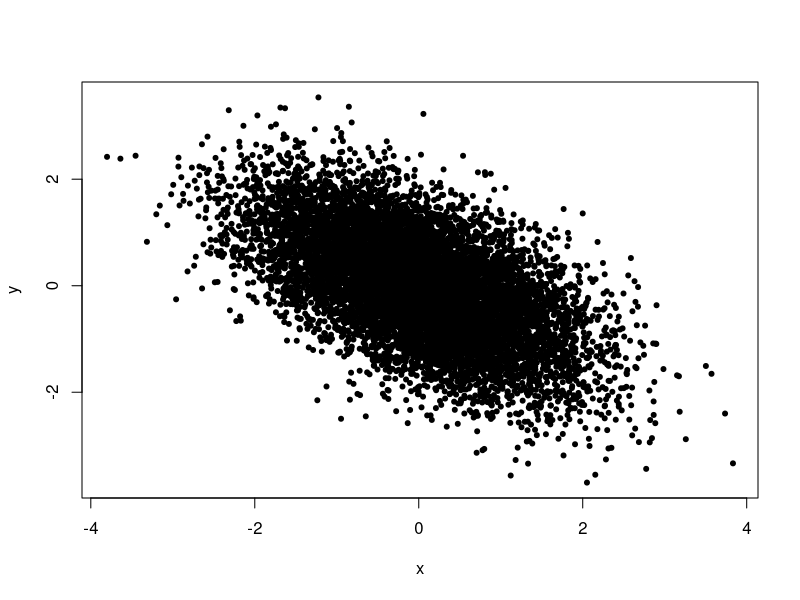

Write the R code that produced this figure.
biStNormGibbs <- function(N, rho){
  X <- numeric(N+1)
  Y <- numeric(N+1)
  sigma <- sqrt(1-rho^2)
  X[1] = 0
  Y[1] = 0
for(i in 2:(N+1)){ 


X[i] <- rnorm(1, mean = rho*Y[i-1], sd= sigma)
Y[i] <- rnorm(1, mean = rho*X[i], sd= sigma)
}
  
  mtx <- cbind(X, Y)
  colnames(mtx) <- c("X", "Y")
  return(mtx)
   
  

}

plot(biStNormGibbs(10000, -0.6),pch=20,xlab="x",ylab="y",main="")